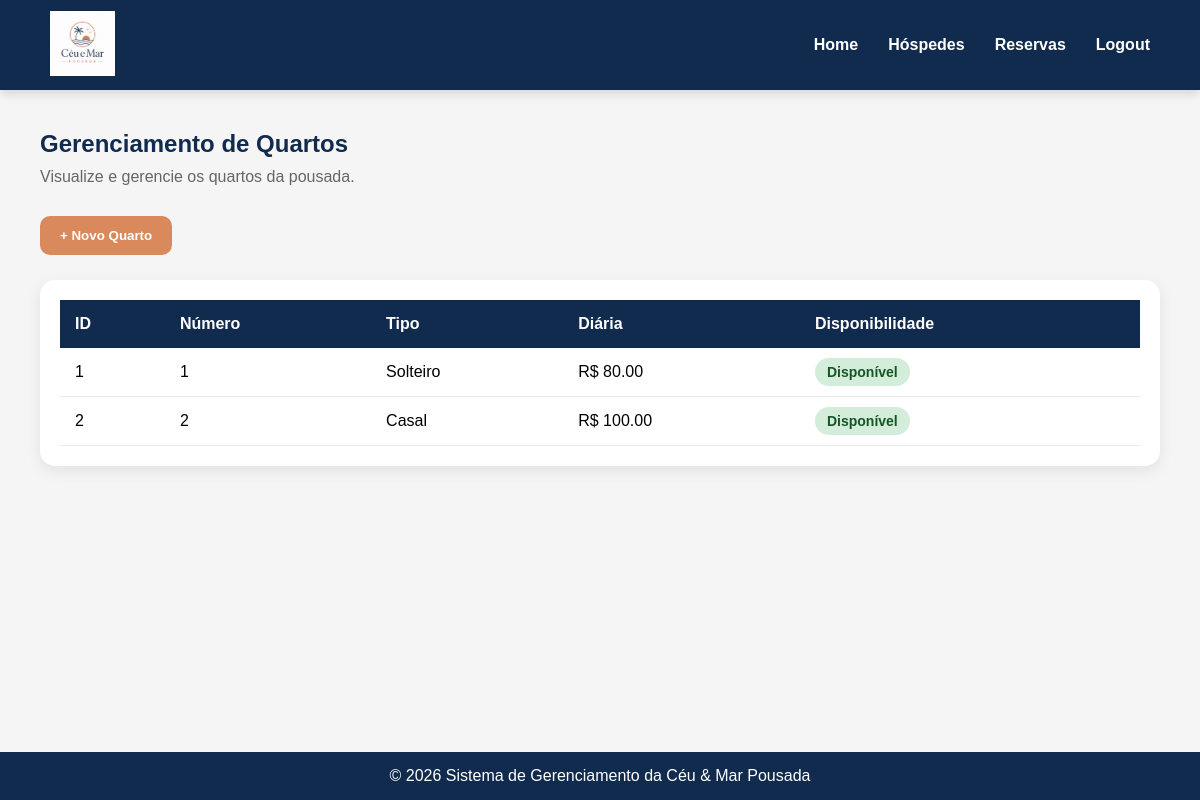
/quartos/, run on an earlier commit of the app's database.
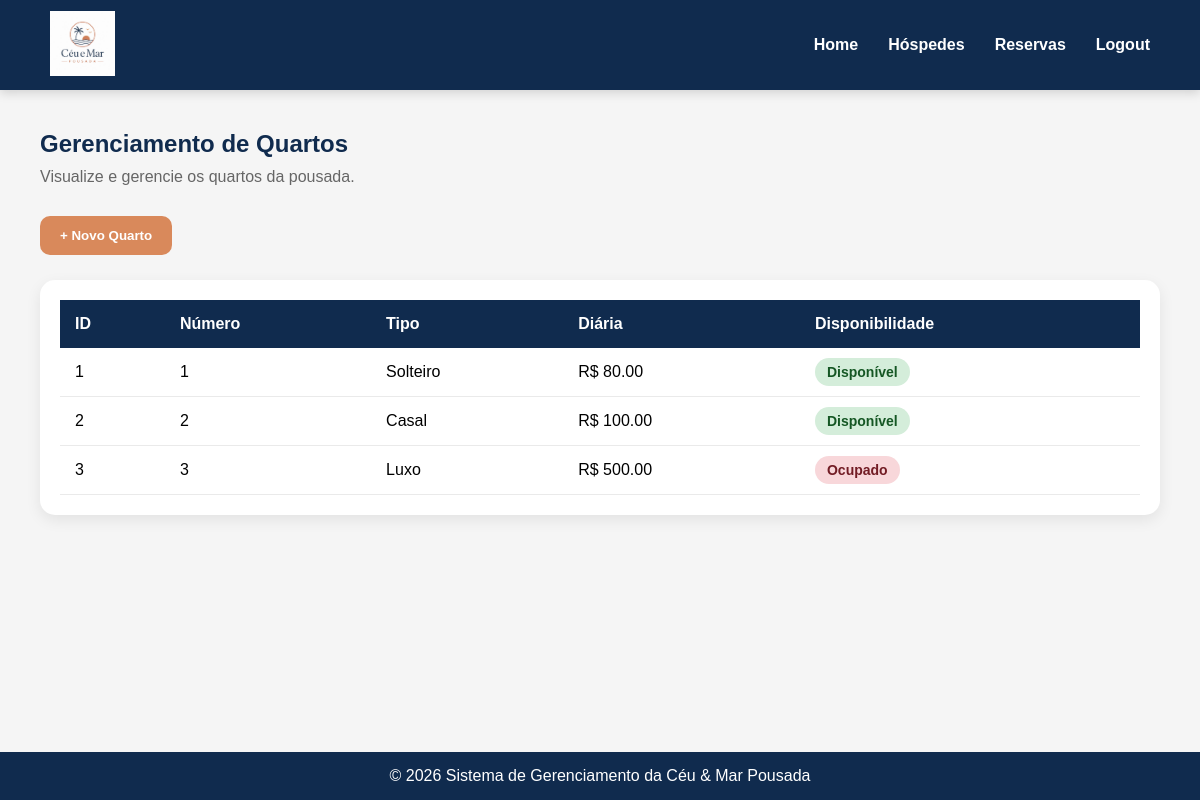
And on a later commit of the database.
### quartos/models.py (models this page shows, shortened)
class Quarto(models.Model):
    TIPO_CHOICES = [
        ('Solteiro', 'Solteiro'),
        ('Casal', 'Casal'),
        ('Luxo', 'Luxo'),
        ('Família', 'Família'),
    ]
    numero = models.IntegerField()
    tipo = models.CharField(
        max_length=20,
        choices=TIPO_CHOICES
    )
    capacidade = models.IntegerField()
    valor_diaria = models.DecimalField(
        max_digits=8,
        decimal_places=2
    )
    disponivel = models.BooleanField(
        default=True
    )

### quartos/views.py (the view)
# urls.py: path('quartos/', views_quartos.index, name='quartos'),
def index(request):
    quartos = Quarto.objects.all()
    return render(
        request,
        'telaQuartos.html',
        {'quartos': quartos}
    )

### quartos/templates/telaQuartos.html (shortened to what this page needs)
{% load static %}
<!DOCTYPE html>
<html lang="pt-BR">
<head>
</head>
<body>
    <header>
        <div class="logo">
            <img src="{% static 'LogoCM.jpeg' %}" alt="Logo Céu & Mar">
        </div>
        <nav>
            <a href="/home/">Home</a>
            <a href="/hospedes/">Hóspedes</a>
            <a href="/reservas/">Reservas</a>
            <a href="{% url 'logout' %}">Logout</a>
        </nav>
    </header>
    <main>
        <section class="cabecalho-pagina">
            <h1>Gerenciamento de Quartos</h1>
            <p>
                Visualize e gerencie os quartos da pousada.
            </p>
        </section>
        <section class="barra-acoes">
          <a href="{% url 'novo_quarto'%}">
            <button class="btn-novo">
              + Novo Quarto
            </button>
          </a>
        </section>
        <section class="tabela-container">
            <table>
                <thead>
                    <tr>
                        <th>ID</th>
                        <th>Número</th>
                        <th>Tipo</th>
                        <th>Diária</th>
                        <th>Disponibilidade</th>
                    </tr>
                </thead>
                <tbody>
                  {% for quarto in quartos %}
                  <tr>
                      <td>{{ quarto.id }}</td>
                      <td>{{ quarto.numero }}</td>
                      <td>{{ quarto.tipo }}</td>
                      <td>R$ {{ quarto.valor_diaria }}</td>
                      <td>
                          {% if quarto.disponivel %}
                              <span class="status disponivel">
                                  Disponível
                              </span>
                          {% else %}
                              <span class="status ocupado">
                                  Ocupado
                              </span>
                          {% endif %}
                      </td>
                  </tr>
                  {% empty %}
                  <tr>
                      <td colspan="5" style="text-align:center;">
                          Nenhum quarto cadastrado.
                      </td>
                  </tr>
                  {% endfor %}
              </tbody>
            </table>
        </section>
    </main>
    <footer>
        © 2026 Sistema de Gerenciamento da Céu & Mar Pousada
    </footer>
</body>
</html>

What changed in the data, as far as the page shows it:
added Quarto: id "3", numero "3", tipo "Luxo", valor_diaria "500.00", disponivel "Ocupado"
